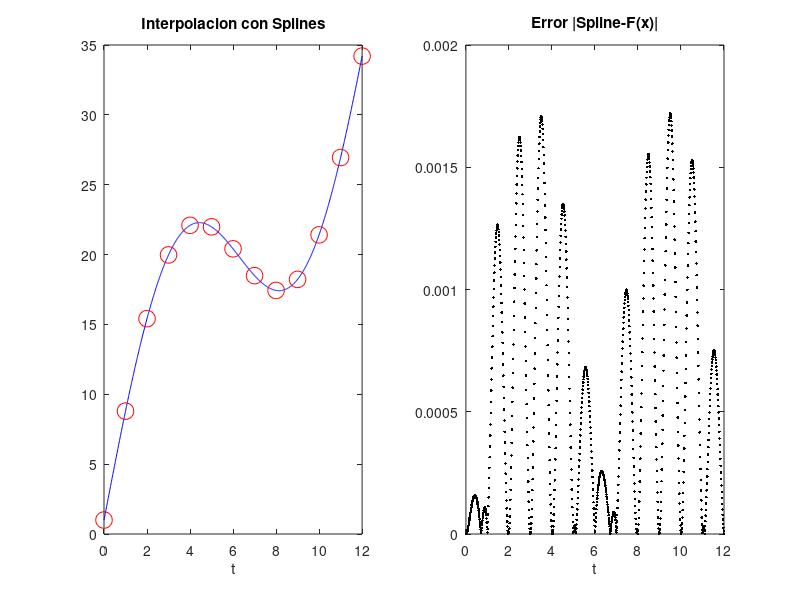

This figure's MATLAB source:
function EjemploSpline()
%ejemplo de Interp Splines

xdata = [0:1:12];
ydata = sin(xdata/2)*10+3*xdata+1;
xint = linspace(0,12,1000);

alfa = 8;
beta = 7.8;


%interpolacion con splines

[x,y] = Splines(xdata,ydata,xint,alfa,beta);

%grafico

subplot(1,2,1)
plot(x,y,'-b',xdata,ydata,'or','markersize',12)
xlabel('t')
title('Interpolacion con Splines')
subplot(1,2,2)
plot(x,abs(sin(x/2)*10+3*x+1-y),'.k')
xlabel('t')
title('Error |Spline-F(x)|')

endfunction
%%%%%%%%%%%%%%%%%%%%%%%%%%%%%%%%%%%%%%%%%%%%%%%%%%%%%%%%%%%%%%

function [xint,yint] = Splines(xdata,ydata,xint,alfa,beta)

%%%%%%%%%%%%%%%%%%%%%%%%%%%%%%%%%%%%%%%%%%
%%%%%% INTERPOLACION CON SPLINES %%%%%%%%%
%%%%%%%%%%%%%%%%%%%%%%%%%%%%%%%%%%%%%%%%%%

%%%%% "xdata" e "ydata" son los datos a interpolar, deben tener el mismo largo.
%%%%% "xint" son los puntos en los cuales se interpola.
%%%%% "alfa" es la pendiente de la spline en el primer nodo
%%%%% "beta" es la pendiente de la spline en el ultimo nodo

n = length(xdata);

% Calcula coeficientes para armar matriz del sistema.
hi = xdata(2:end)-xdata(1:end-1);
Deltai = ydata(2:end)-ydata(1:end-1);

% Arma Sistema Tridiagonal (n-2)x(n-2). No se incluye "d1" ni "dn" como incognitas.

d1 = alfa;
dn = beta;

diagp = 4./hi(1:n-2) + 4./hi(2:n-1);
diaginf = 2./hi(2:n-2);
diagsup = 2./hi(2:n-2);

M = zeros(n-2,n-2);
M = diag(diagp,0)+diag(diaginf,-1)+diag(diagsup,+1);

b = 6*Deltai(1:n-2)./(hi(1:n-2).^2) + 6*Deltai(2:n-1)./(hi(2:n-1).^2);
b(1) = b(1) - 2/hi(1)*d1;
b(n-2) = b(n-2) - 2/hi(n-1)*dn;

% Resuelve Sistema y halla vector de pendientes en nodos (di).

d = M\b';
d = [d1;d;dn];

% Calcula el interpolante con spline para cada punto en "xint".

N = length(xint);
yint = zeros(1,N);

for j=1:N
    k = max(min([find(xint(j)<xdata,1)-1,n-1]),1);
    x = xint(j);
    xk = xdata(k);
    yk = ydata(k);
    dk = d(k);
    dk1 = d(k+1);
    hk = hi(k);
    Deltak = Deltai(k);
    t = (x - xk)/hk;
    yint(j) = yk + t*Deltak + t*(t-1)*(Deltak-hk*dk)+...
              t^2*(t-1)*(hk*(dk+dk1)-2*Deltak);
end

endfunction